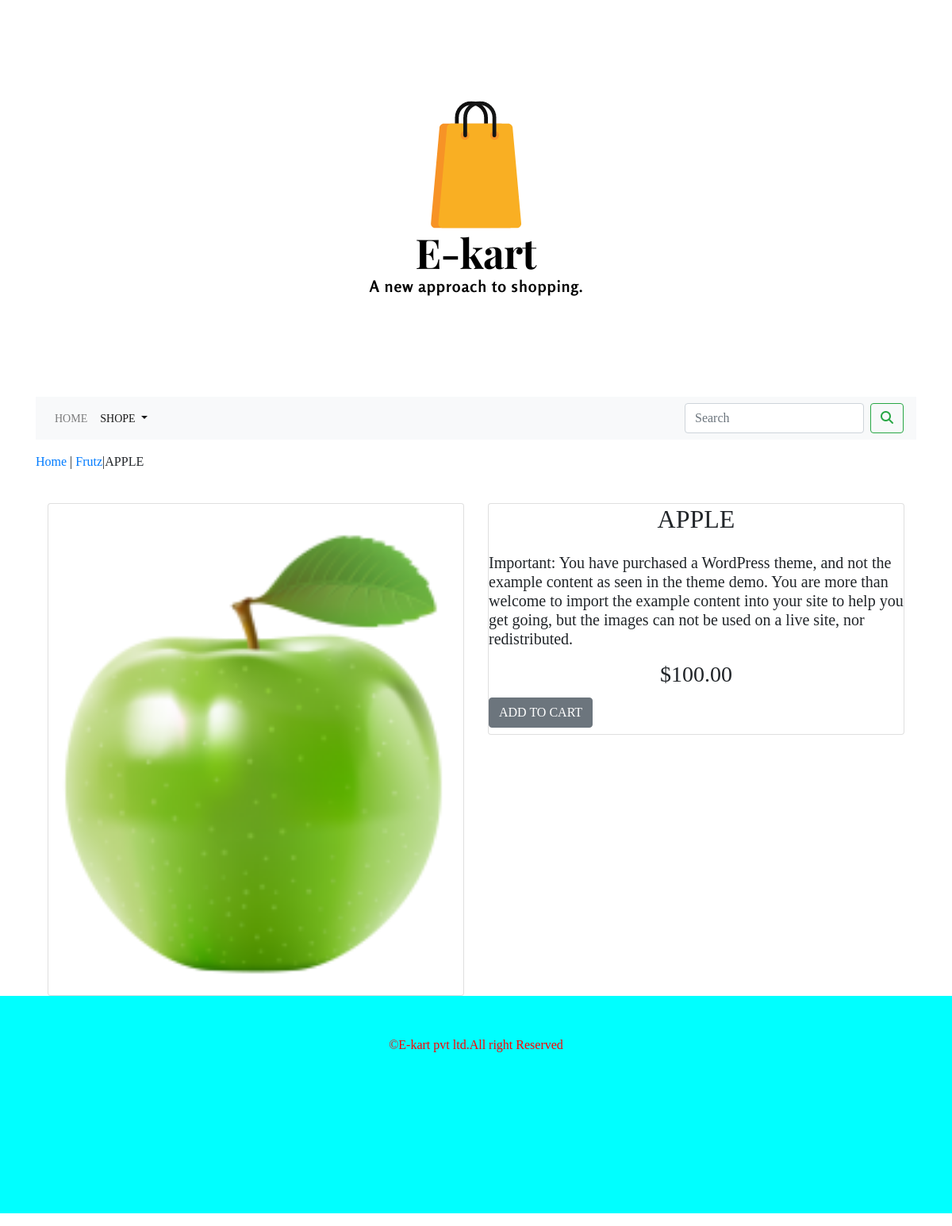
Page /kartapp/frutz/apple/ on the committed database.
### kartapp/models.py (models this page shows, shortened)
class PRODUCT(models.Model):
    name=models.CharField(max_length=250,unique=True)
    slug=models.SlugField(max_length=250,unique=True)
    description=models.TextField(blank=True)
    price=models.DecimalField(max_digits=10,decimal_places=2)
    image=models.ImageField(upload_to='product',blank=True)
    stock=models.IntegerField()
    avilable=models.BooleanField(default=True)
    category=models.ForeignKey(CATEGORY,on_delete=models.CASCADE)
    create=models.DateTimeField(auto_now_add=True)
    update=models.DateTimeField(auto_now=True)
    class Meta:
        ordering=('name',)
        verbose_name='product'
        verbose_name_plural='products'

class CATEGORY(models.Model):
    name=models.CharField(max_length=250,unique=True)
    slug=models.SlugField(max_length=250,unique=True)
    description=models.TextField(blank=True)
    image=models.ImageField(upload_to='category',blank=True)
    class Meta:
        ordering=('name',)
        verbose_name='category'
        verbose_name_plural='categories'
    def get_url(self):
        return reverse('kartapp:product_by_category',args=[self.slug])
    def __str__(self):
        return '{}'.format(self.name)

### kartapp/views.py (the view)
# urls.py: path('<slug:c_slug>/<slug:p_slug>/',views.productDetail,name='product_detail'),
def productDetail(request,c_slug,p_slug):
    try:
        product=PRODUCT.objects.get(category__slug=c_slug,slug=p_slug)
    except Exception as e:
        raise e
    return render(request,'product.html',{"product":product})

### cart/context_processors.py (called while the page is built)
def count(request):
    item_count =0
    if 'admin' in request.path:
        return {}
    else:
        try:
            cart=Cart.objects.filter(cart_id=_cart_id(request))
            cart_items=CartItem.objects.all().filter(cart=cart[:1])
            for cart_item in cart_items:
                item_count +=cart_item.quantity
        except Cart.DoesNotExist:
            item_count =0
    return  dict(item_count=item_count)

### cart/views.py (called while the page is built)
def _cart_id(request):
    cart=request.session.session_key
    if not cart:
        cart=request.session.create()
    return cart

### kartapp/context_processors.py (called while the page is built)
def menu_links(request):
    links=CATEGORY.objects.all()
    return dict(links=links)

### templates/product.html (shortened to what this page needs)
{% extends 'base.html' %}
{% load static %}
{% block content %}
<div>
    <div>
        <p></p><a href="{% url 'kartapp:allprodtCate' %}">Home</a> | <a href="{{product.category.get_url}}">{{product.category}}</a>|{{product.name}}</p>
    </div>
</div>
 <br>
      <div class="container">
       <div class="row">
        <div class="col-sm-6">
            <div class="card border-solid-6">
        <div>
            <img src="{{product.image.url}}" alt="{{product.name}}" class="card-img-top" >
                 </div>
                 </div>
          </div>
        <div class="col-sm-6">
            <div class="card border-solid-2 ">
             <div class="product"><h2>{{product.name}}</h2></div>
                 <div class="dics"><p></p><h5>{{product.description}}</h5></p></div>
                     <div class="price"><h3>${{product.price}}</h3></div>
            <div>
                {% if product.stock <= 0 %}
                <h3><b>OUT OF STOCK</b></h3>
                {% else %}
                <h2><a class="btn btn-secondary" href="{% url 'cart:add_cart' product.id %}">ADD TO CART</a></h2>
                {% endif %}
            </div>
                </div>
            </div>
           </div>
          </div>
{% endblock %}

### static/css/customs.css (style rules this page uses)
.product { text-align:center; font-family:Impact; }
.dics { font-family:Bell MT; }
.price { text-align:center; font-family:Impact; }
body { font-family:Showcard Gothic; }

### rows in the picture
PRODUCT: category "Frutz", name "APPLE", image (picture), description "Important: You have purchased a WordPress theme, and not the example content as seen in the theme demo. You are more than welcome to import the example content into your site to help you get going, but the images can not be used on a live site, nor redistributed.", price "100.00"
